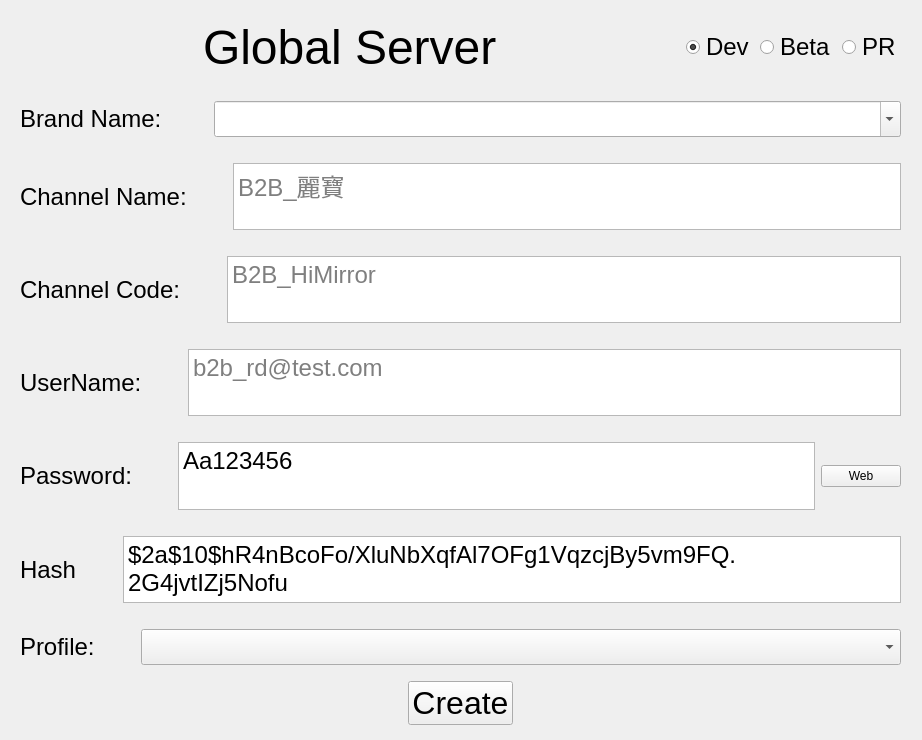
<?xml version="1.0" encoding="UTF-8"?>
<ui version="4.0">
 <class>NewAccountWidget</class>
 <widget class="QWidget" name="NewAccountWidget">
  <property name="windowModality">
   <enum>Qt::ApplicationModal</enum>
  </property>
  <property name="geometry">
   <rect>
    <x>0</x>
    <y>0</y>
    <width>922</width>
    <height>740</height>
   </rect>
  </property>
  <property name="windowTitle">
   <string>New Account</string>
  </property>
  <widget class="QWidget" name="verticalLayoutWidget">
   <property name="geometry">
    <rect>
     <x>10</x>
     <y>10</y>
     <width>901</width>
     <height>715</height>
    </rect>
   </property>
   <layout class="QVBoxLayout" name="verticalLayout" stretch="0,0,0,0,0,0,0,0,0">
    <item>
     <layout class="QHBoxLayout" name="horizontalLayout">
      <property name="spacing">
       <number>6</number>
      </property>
      <property name="leftMargin">
       <number>10</number>
      </property>
      <property name="topMargin">
       <number>10</number>
      </property>
      <property name="rightMargin">
       <number>10</number>
      </property>
      <property name="bottomMargin">
       <number>10</number>
      </property>
      <item>
       <spacer name="horizontalSpacer">
        <property name="orientation">
         <enum>Qt::Horizontal</enum>
        </property>
        <property name="sizeHint" stdset="0">
         <size>
          <width>40</width>
          <height>20</height>
         </size>
        </property>
       </spacer>
      </item>
      <item>
       <widget class="QLabel" name="lblServer">
        <property name="font">
         <font>
          <pointsize>36</pointsize>
         </font>
        </property>
        <property name="text">
         <string>Global Server</string>
        </property>
       </widget>
      </item>
      <item>
       <spacer name="horizontalSpacer_11">
        <property name="orientation">
         <enum>Qt::Horizontal</enum>
        </property>
        <property name="sizeHint" stdset="0">
         <size>
          <width>40</width>
          <height>20</height>
         </size>
        </property>
       </spacer>
      </item>
      <item>
       <widget class="QRadioButton" name="rbDev">
        <property name="font">
         <font>
          <pointsize>18</pointsize>
         </font>
        </property>
        <property name="text">
         <string>Dev</string>
        </property>
        <property name="checked">
         <bool>true</bool>
        </property>
       </widget>
      </item>
      <item>
       <widget class="QRadioButton" name="rbBeta">
        <property name="font">
         <font>
          <pointsize>18</pointsize>
         </font>
        </property>
        <property name="text">
         <string>Beta</string>
        </property>
       </widget>
      </item>
      <item>
       <widget class="QRadioButton" name="rbPR">
        <property name="font">
         <font>
          <pointsize>18</pointsize>
         </font>
        </property>
        <property name="text">
         <string>PR</string>
        </property>
       </widget>
      </item>
     </layout>
    </item>
    <item>
     <layout class="QHBoxLayout" name="horizontalLayout_2" stretch="0,0,1">
      <property name="leftMargin">
       <number>10</number>
      </property>
      <property name="topMargin">
       <number>10</number>
      </property>
      <property name="rightMargin">
       <number>10</number>
      </property>
      <property name="bottomMargin">
       <number>10</number>
      </property>
      <item>
       <widget class="QLabel" name="label">
        <property name="font">
         <font>
          <pointsize>18</pointsize>
         </font>
        </property>
        <property name="text">
         <string>Brand Name: </string>
        </property>
        <property name="textInteractionFlags">
         <set>Qt::NoTextInteraction</set>
        </property>
       </widget>
      </item>
      <item>
       <spacer name="horizontalSpacer_4">
        <property name="orientation">
         <enum>Qt::Horizontal</enum>
        </property>
        <property name="sizeHint" stdset="0">
         <size>
          <width>40</width>
          <height>20</height>
         </size>
        </property>
       </spacer>
      </item>
      <item>
       <widget class="QComboBox" name="cbBrand">
        <property name="font">
         <font>
          <pointsize>18</pointsize>
         </font>
        </property>
        <property name="editable">
         <bool>true</bool>
        </property>
        <property name="maxVisibleItems">
         <number>100</number>
        </property>
       </widget>
      </item>
     </layout>
    </item>
    <item>
     <layout class="QHBoxLayout" name="horizontalLayout_3" stretch="0,0,1">
      <property name="leftMargin">
       <number>10</number>
      </property>
      <property name="topMargin">
       <number>10</number>
      </property>
      <property name="rightMargin">
       <number>10</number>
      </property>
      <property name="bottomMargin">
       <number>10</number>
      </property>
      <item>
       <widget class="QLabel" name="label_2">
        <property name="font">
         <font>
          <pointsize>18</pointsize>
         </font>
        </property>
        <property name="text">
         <string>Channel Name:</string>
        </property>
       </widget>
      </item>
      <item>
       <spacer name="horizontalSpacer_5">
        <property name="orientation">
         <enum>Qt::Horizontal</enum>
        </property>
        <property name="sizeHint" stdset="0">
         <size>
          <width>40</width>
          <height>20</height>
         </size>
        </property>
       </spacer>
      </item>
      <item>
       <widget class="QPlainTextEdit" name="txtChannelName">
        <property name="sizePolicy">
         <sizepolicy hsizetype="MinimumExpanding" vsizetype="Expanding">
          <horstretch>0</horstretch>
          <verstretch>0</verstretch>
         </sizepolicy>
        </property>
        <property name="font">
         <font>
          <pointsize>18</pointsize>
         </font>
        </property>
        <property name="inputMethodHints">
         <set>Qt::ImhNone</set>
        </property>
        <property name="verticalScrollBarPolicy">
         <enum>Qt::ScrollBarAlwaysOff</enum>
        </property>
        <property name="horizontalScrollBarPolicy">
         <enum>Qt::ScrollBarAlwaysOff</enum>
        </property>
        <property name="tabChangesFocus">
         <bool>true</bool>
        </property>
        <property name="placeholderText">
         <string>B2B_麗寶</string>
        </property>
       </widget>
      </item>
     </layout>
    </item>
    <item>
     <layout class="QHBoxLayout" name="horizontalLayout_6" stretch="0,0,1">
      <property name="leftMargin">
       <number>10</number>
      </property>
      <property name="topMargin">
       <number>10</number>
      </property>
      <property name="rightMargin">
       <number>10</number>
      </property>
      <property name="bottomMargin">
       <number>10</number>
      </property>
      <item>
       <widget class="QLabel" name="label_5">
        <property name="font">
         <font>
          <pointsize>18</pointsize>
         </font>
        </property>
        <property name="text">
         <string>Channel Code:</string>
        </property>
       </widget>
      </item>
      <item>
       <spacer name="horizontalSpacer_6">
        <property name="orientation">
         <enum>Qt::Horizontal</enum>
        </property>
        <property name="sizeHint" stdset="0">
         <size>
          <width>40</width>
          <height>20</height>
         </size>
        </property>
       </spacer>
      </item>
      <item>
       <widget class="QPlainTextEdit" name="txtChannelCode">
        <property name="font">
         <font>
          <pointsize>18</pointsize>
         </font>
        </property>
        <property name="inputMethodHints">
         <set>Qt::ImhNone</set>
        </property>
        <property name="verticalScrollBarPolicy">
         <enum>Qt::ScrollBarAlwaysOff</enum>
        </property>
        <property name="horizontalScrollBarPolicy">
         <enum>Qt::ScrollBarAlwaysOff</enum>
        </property>
        <property name="tabChangesFocus">
         <bool>true</bool>
        </property>
        <property name="placeholderText">
         <string>B2B_HiMirror</string>
        </property>
       </widget>
      </item>
     </layout>
    </item>
    <item>
     <layout class="QHBoxLayout" name="horizontalLayout_7" stretch="0,0,1">
      <property name="leftMargin">
       <number>10</number>
      </property>
      <property name="topMargin">
       <number>10</number>
      </property>
      <property name="rightMargin">
       <number>10</number>
      </property>
      <property name="bottomMargin">
       <number>10</number>
      </property>
      <item>
       <widget class="QLabel" name="label_6">
        <property name="font">
         <font>
          <pointsize>18</pointsize>
         </font>
        </property>
        <property name="text">
         <string>UserName:</string>
        </property>
       </widget>
      </item>
      <item>
       <spacer name="horizontalSpacer_7">
        <property name="orientation">
         <enum>Qt::Horizontal</enum>
        </property>
        <property name="sizeHint" stdset="0">
         <size>
          <width>40</width>
          <height>20</height>
         </size>
        </property>
       </spacer>
      </item>
      <item>
       <widget class="QPlainTextEdit" name="txtUserName">
        <property name="font">
         <font>
          <pointsize>18</pointsize>
         </font>
        </property>
        <property name="inputMethodHints">
         <set>Qt::ImhNone</set>
        </property>
        <property name="verticalScrollBarPolicy">
         <enum>Qt::ScrollBarAlwaysOff</enum>
        </property>
        <property name="horizontalScrollBarPolicy">
         <enum>Qt::ScrollBarAlwaysOff</enum>
        </property>
        <property name="tabChangesFocus">
         <bool>true</bool>
        </property>
        <property name="placeholderText">
         <string>b2b_rd@test.com</string>
        </property>
       </widget>
      </item>
     </layout>
    </item>
    <item>
     <layout class="QHBoxLayout" name="horizontalLayout_9" stretch="0,0,1,0">
      <property name="leftMargin">
       <number>10</number>
      </property>
      <property name="topMargin">
       <number>10</number>
      </property>
      <property name="rightMargin">
       <number>10</number>
      </property>
      <property name="bottomMargin">
       <number>10</number>
      </property>
      <item>
       <widget class="QLabel" name="label_8">
        <property name="font">
         <font>
          <pointsize>18</pointsize>
         </font>
        </property>
        <property name="text">
         <string>Password:</string>
        </property>
       </widget>
      </item>
      <item>
       <spacer name="horizontalSpacer_8">
        <property name="orientation">
         <enum>Qt::Horizontal</enum>
        </property>
        <property name="sizeHint" stdset="0">
         <size>
          <width>40</width>
          <height>20</height>
         </size>
        </property>
       </spacer>
      </item>
      <item>
       <widget class="QPlainTextEdit" name="txtPassword">
        <property name="font">
         <font>
          <pointsize>18</pointsize>
         </font>
        </property>
        <property name="inputMethodHints">
         <set>Qt::ImhNone</set>
        </property>
        <property name="verticalScrollBarPolicy">
         <enum>Qt::ScrollBarAlwaysOff</enum>
        </property>
        <property name="horizontalScrollBarPolicy">
         <enum>Qt::ScrollBarAlwaysOff</enum>
        </property>
        <property name="tabChangesFocus">
         <bool>true</bool>
        </property>
        <property name="plainText">
         <string>Aa123456</string>
        </property>
        <property name="placeholderText">
         <string>Aa123456</string>
        </property>
       </widget>
      </item>
      <item>
       <widget class="QPushButton" name="btnConvert">
        <property name="text">
         <string>Web</string>
        </property>
       </widget>
      </item>
     </layout>
    </item>
    <item>
     <layout class="QHBoxLayout" name="horizontalLayout_8" stretch="0,0,1">
      <property name="leftMargin">
       <number>10</number>
      </property>
      <property name="topMargin">
       <number>10</number>
      </property>
      <property name="rightMargin">
       <number>10</number>
      </property>
      <property name="bottomMargin">
       <number>10</number>
      </property>
      <item>
       <widget class="QLabel" name="label_7">
        <property name="font">
         <font>
          <pointsize>18</pointsize>
         </font>
        </property>
        <property name="text">
         <string>Hash</string>
        </property>
       </widget>
      </item>
      <item>
       <spacer name="horizontalSpacer_10">
        <property name="orientation">
         <enum>Qt::Horizontal</enum>
        </property>
        <property name="sizeHint" stdset="0">
         <size>
          <width>40</width>
          <height>20</height>
         </size>
        </property>
       </spacer>
      </item>
      <item>
       <widget class="QPlainTextEdit" name="txtHash">
        <property name="font">
         <font>
          <pointsize>18</pointsize>
         </font>
        </property>
        <property name="inputMethodHints">
         <set>Qt::ImhNone</set>
        </property>
        <property name="verticalScrollBarPolicy">
         <enum>Qt::ScrollBarAlwaysOff</enum>
        </property>
        <property name="horizontalScrollBarPolicy">
         <enum>Qt::ScrollBarAlwaysOff</enum>
        </property>
        <property name="tabChangesFocus">
         <bool>true</bool>
        </property>
        <property name="plainText">
         <string>$2a$10$hR4nBcoFo/XluNbXqfAl7OFg1VqzcjBy5vm9FQ.2G4jvtIZj5Nofu</string>
        </property>
        <property name="placeholderText">
         <string>b2b_rd@test.com</string>
        </property>
       </widget>
      </item>
     </layout>
    </item>
    <item>
     <layout class="QHBoxLayout" name="horizontalLayout_11" stretch="0,0,1">
      <property name="leftMargin">
       <number>10</number>
      </property>
      <property name="topMargin">
       <number>10</number>
      </property>
      <property name="rightMargin">
       <number>10</number>
      </property>
      <property name="bottomMargin">
       <number>10</number>
      </property>
      <item>
       <widget class="QLabel" name="label_9">
        <property name="font">
         <font>
          <pointsize>18</pointsize>
         </font>
        </property>
        <property name="text">
         <string>Profile:</string>
        </property>
       </widget>
      </item>
      <item>
       <spacer name="horizontalSpacer_9">
        <property name="orientation">
         <enum>Qt::Horizontal</enum>
        </property>
        <property name="sizeHint" stdset="0">
         <size>
          <width>40</width>
          <height>20</height>
         </size>
        </property>
       </spacer>
      </item>
      <item>
       <widget class="QComboBox" name="cbProfile">
        <property name="font">
         <font>
          <pointsize>18</pointsize>
         </font>
        </property>
        <property name="maxVisibleItems">
         <number>100</number>
        </property>
       </widget>
      </item>
     </layout>
    </item>
    <item>
     <layout class="QHBoxLayout" name="horizontalLayout_10">
      <item>
       <spacer name="horizontalSpacer_2">
        <property name="orientation">
         <enum>Qt::Horizontal</enum>
        </property>
        <property name="sizeHint" stdset="0">
         <size>
          <width>40</width>
          <height>20</height>
         </size>
        </property>
       </spacer>
      </item>
      <item>
       <widget class="QPushButton" name="btnCreate">
        <property name="font">
         <font>
          <pointsize>24</pointsize>
         </font>
        </property>
        <property name="text">
         <string>Create</string>
        </property>
       </widget>
      </item>
      <item>
       <spacer name="horizontalSpacer_3">
        <property name="orientation">
         <enum>Qt::Horizontal</enum>
        </property>
        <property name="sizeHint" stdset="0">
         <size>
          <width>40</width>
          <height>20</height>
         </size>
        </property>
       </spacer>
      </item>
     </layout>
    </item>
   </layout>
  </widget>
 </widget>
 <tabstops>
  <tabstop>rbDev</tabstop>
  <tabstop>rbBeta</tabstop>
  <tabstop>rbPR</tabstop>
  <tabstop>cbBrand</tabstop>
  <tabstop>txtChannelName</tabstop>
  <tabstop>txtChannelCode</tabstop>
  <tabstop>txtUserName</tabstop>
  <tabstop>txtPassword</tabstop>
  <tabstop>cbProfile</tabstop>
  <tabstop>btnCreate</tabstop>
  <tabstop>txtHash</tabstop>
  <tabstop>btnConvert</tabstop>
 </tabstops>
 <resources/>
 <connections/>
</ui>
